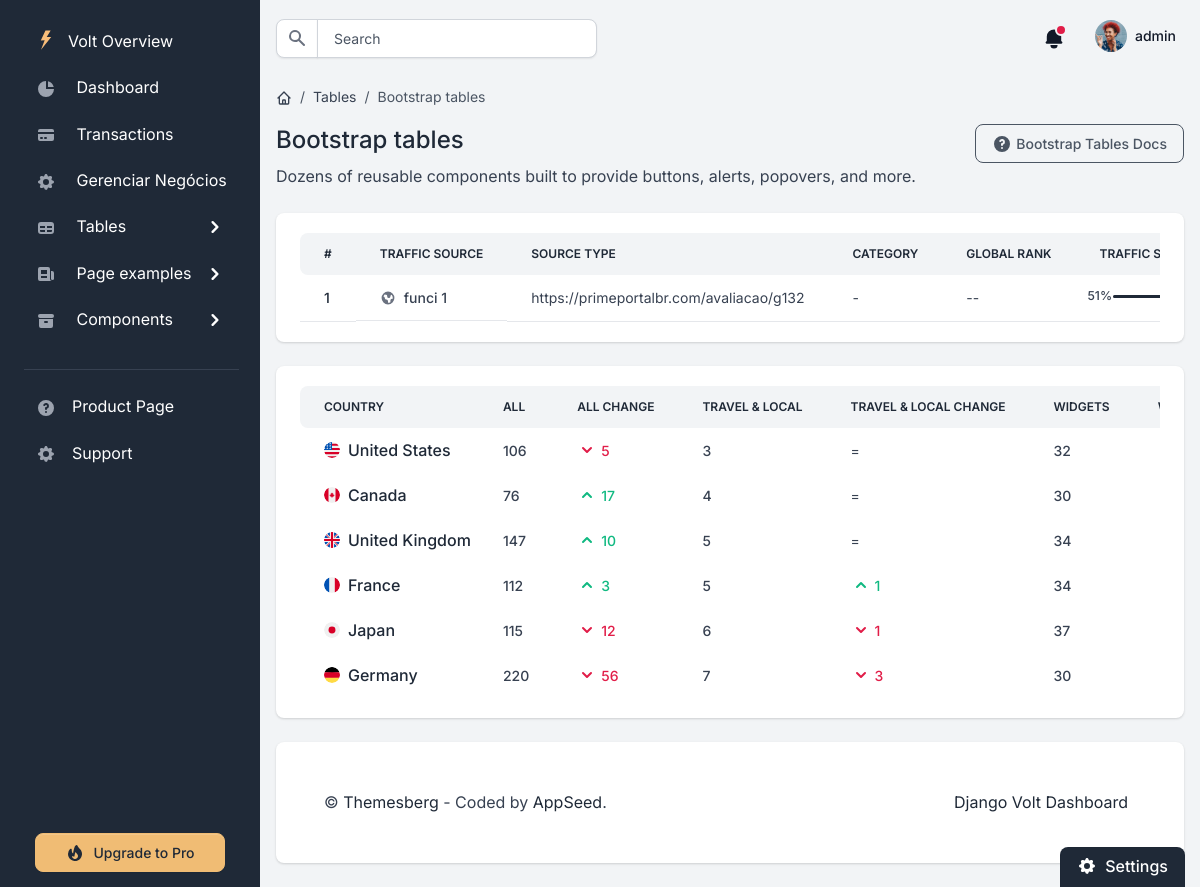
Before: /list-funcionarios/ (signed in) with the older database file.
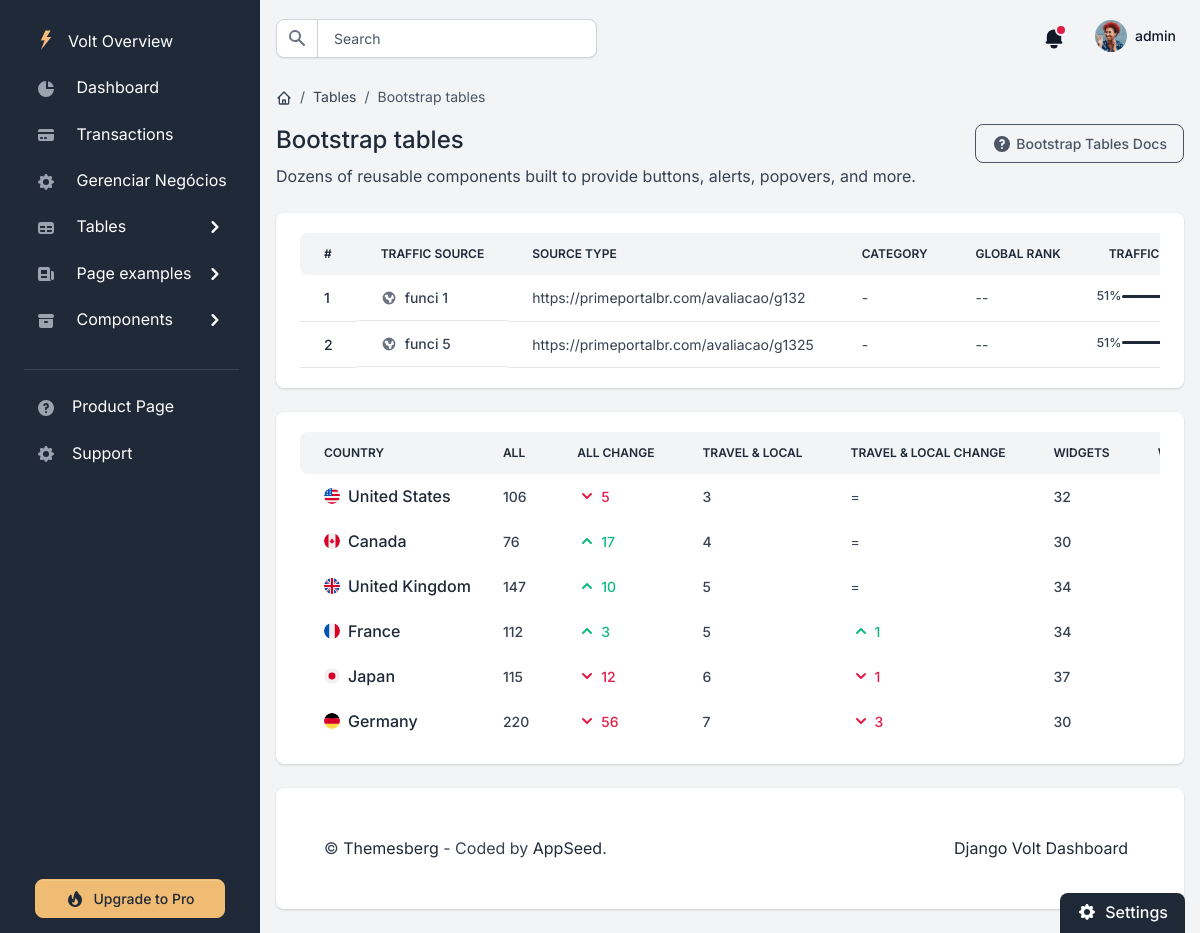
After: the same page with the newer database file.
### funcionario/models.py (models this page shows, shortened)
class Funcionario(models.Model):
    nome = models.CharField(max_length=150)
    qrcode = models.ImageField(blank=True, upload_to='qrcode')
    site = models.CharField(max_length=150, default='https://primeportalbr.com/avaliacao/')
    codigo = models.CharField(max_length=300, blank=True)
    matricula = models.CharField(max_length=15, blank=True, unique=True)
    unidade = models.ForeignKey(Unidade, on_delete=models.CASCADE)
    usuario = models.ForeignKey(CustomUser, on_delete=models.CASCADE)
    total_avaliacoes = models.IntegerField(default=0)

### funcionario/views.py (the view)
# urls.py: path('list-funcionarios/', ListFuncionarios.as_view(), name='list_funci'),
class ListFuncionarios(LoginRequiredMixin,ListView):
    model = Funcionario
    template_name = 'home/tables-bootstrap-tables.html'
    def get(self, request):
        user = self.request.user
        autenticado = user.is_authenticated
        if autenticado:
            lista = Funcionario.objects.filter(usuario=user)
        else:
            lista = ''
        return render(request, self.template_name,{"page_obj":lista,"autenticado":autenticado})

### templates/home/tables-bootstrap-tables.html (shortened to what the changed rows need)
{% extends "layouts/base.html" %}
{% block content %}
  <div class="py-4">
      <div class="d-flex justify-content-between w-100 flex-wrap">
          <div class="mb-3 mb-lg-0">
              <h1 class="h4">Bootstrap tables</h1>
          </div>
      </div>
  </div>
  <div class="card border-0 shadow mb-4">
      <div class="card-body">
          <div class="table-responsive">
              <table class="table table-centered table-nowrap mb-0 rounded">
                  <thead class="thead-light">
                      <tr>
                          <th class="border-0 rounded-start">#</th>
                          <th class="border-0">Traffic Source</th>
                          <th class="border-0">Source Type</th>
                          <th class="border-0">Category</th>
                          <th class="border-0">Global Rank</th>
                          <th class="border-0">Traffic Share</th>
                      </tr>
                  </thead>
                  <tbody>
                      {% for funci in page_obj%}
                      <tr>
                          <td><a href="#" class="text-primary fw-bold">{{funci.id}}</a> </td>
                          <td class="fw-bold d-flex align-items-center">
                              {{funci.nome}}
                          </td>
                          <td>
                              {{funci.codigo}}
                          </td>
                          <td>
                              -
                          </td>
                          <td>
                              --
                          </td>
                          <td>
                              <div class="row d-flex align-items-center">
                                  <div class="col-12 col-xl-2 px-0">
                                      <div class="small fw-bold">51%</div>
                                  </div>
                                  <div class="col-12 col-xl-10 px-0 px-xl-1">
                                      <div class="progress progress-lg mb-0">
                                          <div class="progress-bar bg-dark" role="progressbar" aria-valuenow="51" aria-valuemin="0" aria-valuemax="100" style="width: 51%;"></div>
                                      </div>
                                  </div>
                              </div>
                          </td>
                      </tr>
                      {%endfor%}
                  </tbody>
              </table>
          </div>
      </div>
  </div>
  <div class="card border-0 shadow">
      <div class="card-body">
          <div class="table-responsive">
              <table class="table table-centered table-nowrap mb-0 rounded">
                  <thead class="thead-light">
                      <tr>
                          <th class="border-0 rounded-start">Country</th>
                          <th class="border-0">All</th>
                          <th class="border-0">All Change</th>
                          <th class="border-0">Travel & Local</th>
                          <th class="border-0">Travel & Local Change</th>
                          <th class="border-0">Widgets</th>
                          <th class="border-0 rounded-end">Widgets Change</th>
                      </tr>
                  </thead>
              </table>
          </div>
      </div>
  </div>
{% endblock content %}

Changed rows visible on the page:
added Funcionario: id "2", nome "funci 5", codigo "https://primeportalbr.com/avaliacao/g1325"
